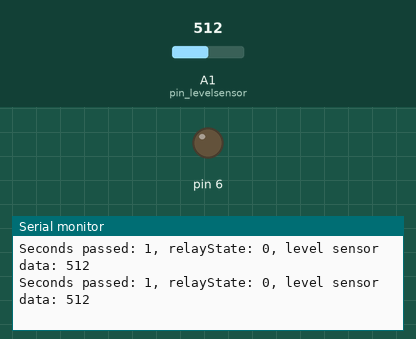
The sketch below on a simulated Arduino Uno, built with avr-gcc and run on an emulated ATmega328P. Shown: output pins drawn as LEDs (lit = HIGH), the last lines printed to the serial monitor. The test bench sets the inputs (shaded band); at power-on: A1 (pin_levelsensor) = 512.

Above: at 4.2 s.
4.3 s: A1 (pin_levelsensor) set to 992
At 4.33 s:
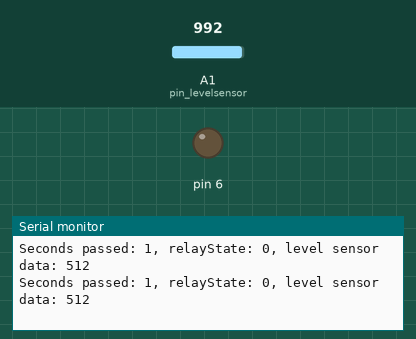
7.3 s: A1 (pin_levelsensor) set to 1010
At 7.35 s:
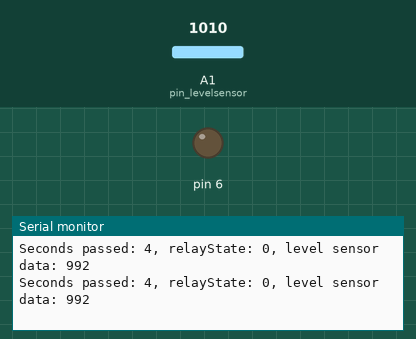
Timing chart, 0 to 10.3 s (numbered marks = the images above; inputs shaded):
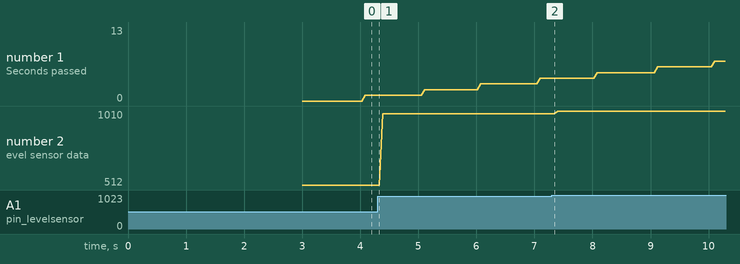

Measured:
- plotted number 2: 512 → 992 after the input at 4.3 s, 992 → 1010 after the input at 7.3 s

The sketch:

Water_Pump_Timer_Automator_v5_copy_290125.ino
```cpp
#include <stdint.h>

// --- setting timers

#define time_on_in_seconds ((uint8_t)40)             // 40 seconds time_on
#define time_off_in_minutes ((uint8_t)10)            // 10 minutes time_on
#define fast_test_time_on_in_seconds ((uint8_t)10)   // 10 seconds time_on ONLY IN TEST MODE
#define fast_test_time_off_in_seconds ((uint8_t)10)  // 10 seconds time_off ONLY IN TEST MODE
#define startup_delay ((uint16_t)3000)               // wait 3 seconds after powering-up the Arduino

// --- important settings

bool potEnabled = false;                       // enable potentiometer for changing off-time
bool levelSensorEnabled = true;               // enable water level sensor
#define water_level_threshold ((uint16_t)430)  // first 430, then tried 280

// --- setting for testing & troubleshooting

bool debugModeEnabled = true;                  // display debug logs on serial monitor // DON'T FORGET TO DISABLE THIS BEFORE FINAL UPLOAD TO THE CARD
bool fastTestModeEnabled = true;               // 10 seconds on / 10 seconds off test mode // DON'T FORGET TO DISABLE THIS BEFORE FINAL UPLOAD TO THE CARD

// --- pin connections

#define pin_relay ((uint8_t)6)
#define pin_pot A0
#define pin_levelsensor A1

// --- initializations and buffer declarations

char buf_serial[100];
uint64_t previousMillis = 0;
uint64_t currentMillis = 0;
uint16_t time_on = ((uint16_t)time_on_in_seconds * 1000);     // seconds to milliseconds
uint32_t time_off = ((uint32_t)time_off_in_minutes * 60000);  // minutes to milliseconds

void setup() {
  pinMode(pin_relay, OUTPUT);
  pinMode(pin_pot, INPUT);
  pinMode(pin_levelsensor, INPUT);

  if (fastTestModeEnabled) {
    time_on = ((uint16_t)10 * 1000);   // 10 seconds to milliseconds // REAL TIMER
    time_off = ((uint32_t)10 * 1000);  // 10 seconds to milliseconds // REAL TIMER
  }

  if (debugModeEnabled) {
    Serial.begin(9600);
    Serial.println("Starting");
  }

  //digitalWrite(pin_relay, LOW); // ensuring the motor isn't powered at startup before the startup delay but isn't necessary in this condition

  delay(startup_delay);

  digitalWrite(pin_relay, HIGH);  // added later for startup activation
  previousMillis = millis();      // added later for startup activation
}

void loop() {
  if (potEnabled) {
    time_off = ((map(analogRead(pin_pot), 0, 1023, 8, 12)) * 60000);  // work on it, think about not doing mapping but handling values in if statements for precise regions
  }

  if (debugModeEnabled) {
    sprintf(buf_serial, "Seconds passed: %lu, relayState: %d, level sensor data: %d", (((millis()-startup_delay) / 1000)), digitalRead(pin_relay), analogRead(pin_levelsensor));
    Serial.println(buf_serial);
  }

  if (levelSensorEnabled) // if level sensor is used
  {
    if (analogRead(pin_levelsensor) <= water_level_threshold)  // if tanker is not full, GO ON
    {
      currentMillis = millis();

      if (digitalRead(pin_relay) == 1)
      {
        if ((currentMillis - previousMillis) >= time_on)
        {
          digitalWrite(pin_relay, 0);
          previousMillis = currentMillis;
        }
      }
      else
      {
        if ((currentMillis - previousMillis) >= time_off)
        {
          digitalWrite(pin_relay, 1);
          previousMillis = currentMillis;
        }
      }
    }
    else if (analogRead(pin_levelsensor) > water_level_threshold)  // if tanker is full, STOP
    {
      digitalWrite(pin_relay, 0);
      previousMillis = millis();
    }
  }
  else  // if level sensor isn't used
  {
    currentMillis = millis();
    if (digitalRead(pin_relay) == 1)
    {
      if ((currentMillis - previousMillis) >= time_on)
      {
        digitalWrite(pin_relay, 0);
        previousMillis = currentMillis;
      }
    }
    else
    {
      if ((currentMillis - previousMillis) >= time_off)
      {
        digitalWrite(pin_relay, 1);
        previousMillis = currentMillis;
      }
    }
  }
}
```
